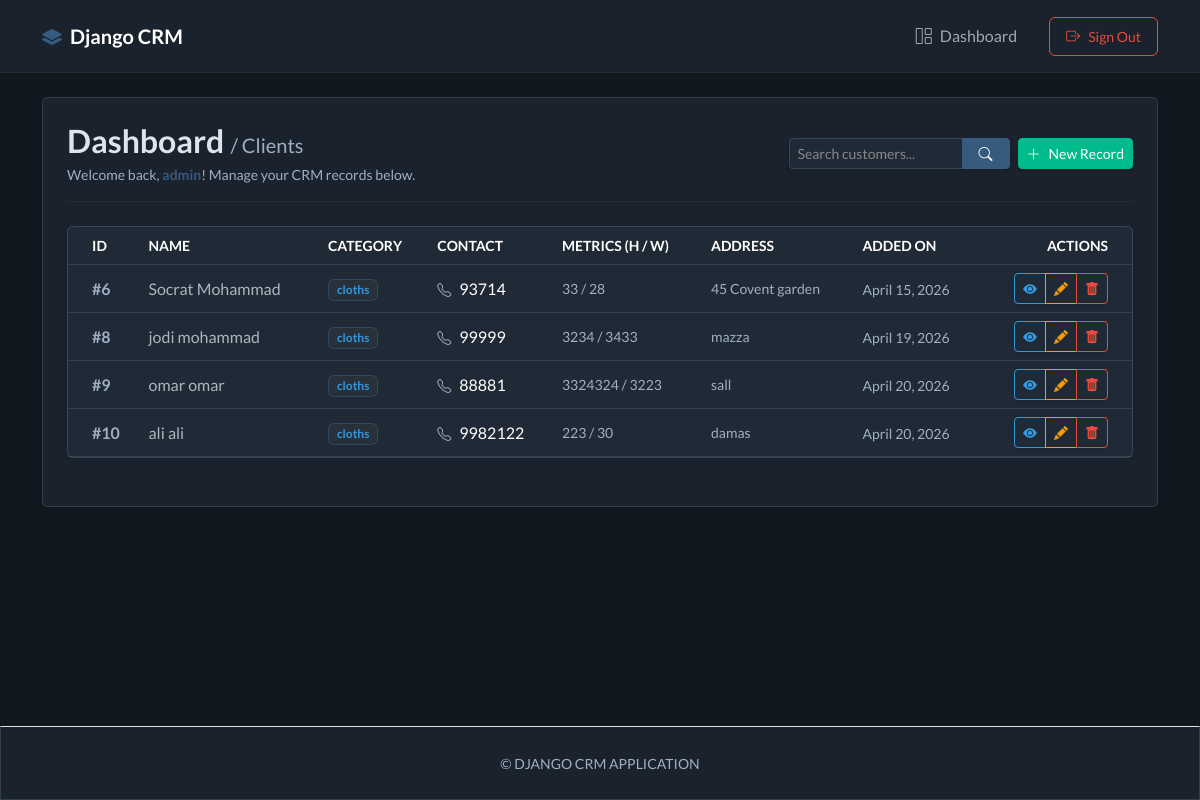
The app's page /search/ (signed in) with its own data.
### webapp/models.py (models this page shows, shortened)
class Record(models.Model):
    user = models.ForeignKey(User, on_delete=models.CASCADE, null=True, blank=True)
    first_name = models.CharField(max_length=250)
    last_name = models.CharField(max_length=250)
    Category = models.ForeignKey(Category, on_delete=models.CASCADE)
    phone= models.IntegerField()
    tall = models.IntegerField()
    wedight = models.IntegerField()
    address = models.CharField(max_length=500)
    create_at = models.DateField(auto_now_add=True)

class Category(models.Model):
    name = models.CharField(max_length=250)
    create_at = models.DateTimeField(auto_now_add=True)
    def __str__(self):
        return self.name

### webapp/views.py (the view)
# urls.py: path('search/', views.search_records, name='search_records'),
def search_records(request):
    query = request.GET.get('q')
    if query:
        records = Record.objects.filter(
            Q(first_name__icontains=query) |
            Q(last_name__icontains=query)
        )
    else:
        records = Record.objects.all()
    context = {
        'records': records
    }
    return render(request, 'web/dashboard.html', context)

### templates/web/dashboard.html (shortened to what this page needs)
{% extends "base.html" %}
{% block content %}
<div class="d-flex flex-column flex-md-row justify-content-between align-items-md-center mb-4 border-bottom border-secondary border-opacity-25 pb-3 gap-3">
    <div>
        <h2 class="h3 mb-0 fw-bold">Dashboard <span class="text-soft fs-5 fw-normal">/ Clients</span></h2>
        <p class="text-soft mb-0 mt-1 small">Welcome back, <b class="text-primary">{{ user }}</b>! Manage your CRM records below.</p>
    </div>
    <div class="d-flex gap-2 align-items-center">
        <form method="GET" action="{% url 'search_records' %}" class="d-flex m-0 shadow-sm">
            <div class="input-group input-group-sm">
                <input type="text" name="q" value="{{ request.GET.q }}" placeholder="Search customers..." class="form-control crm-surface-soft text-light border-secondary border-opacity-50">
                <button type="submit" class="btn btn-primary px-3">
                    <i class="bi bi-search"></i>
                </button>
            </div>
        </form>
        <a href="{% url 'createrecord' %}" class="btn btn-success btn-sm d-flex align-items-center gap-2 shadow-sm text-nowrap">
            <i class="bi bi-plus-lg"></i> New Record
        </a>
    </div>
</div>
<div class="card shadow-sm border-secondary border-opacity-25 crm-surface-soft mb-4">
    <div class="table-responsive">
        <table class="table table-hover align-middle mb-0 text-nowrap crm-table">
            <thead class="table-dark text-uppercase small text-muted">
                <tr>
                    <th scope="col" class="ps-4">ID</th>
                    <th scope="col">Name</th>
                    <th scope="col">Category</th>
                    <th scope="col">Contact</th>
                    <th scope="col">Metrics (H / W)</th>
                    <th scope="col">Address</th>
                    <th scope="col">Added On</th>
                    <th scope="col" class="text-end pe-4">Actions</th>
                </tr>
            </thead>
            <tbody>
                {% if records %}
                    {% for record in records %}
                        <tr class="crm-table-row">
                            <td class="ps-4 text-soft fw-bold">#{{ record.id }}</td>
                            <td class="fw-medium text-light">{{ record.first_name }} {{ record.last_name }}</td>
                            <td>
                                <span class="badge bg-secondary bg-opacity-25 text-info border border-info border-opacity-25 px-2 py-1">
                                    {{ record.Category }}
                                </span>
                            </td>
                            <td><i class="bi bi-telephone text-soft me-2 small"></i>{{ record.phone }}</td>
                            <td class="text-soft small">{{ record.tall }} / {{ record.wedight }}</td>
                            <td class="text-truncate text-soft small" style="max-width: 150px;" title="{{ record.address }}">
                                {{ record.address }}
                            </td>
                            <td><small class="text-soft">{{ record.create_at }}</small></td>
                            <td class="text-end pe-4">
                                <div class="btn-group btn-group-sm shadow-sm" role="group">
                                    <a href="{% url 'view_record' record.id %}" class="btn btn-outline-info btn-action-view" title="View details">
                                        <i class="bi bi-eye-fill"></i>
                                    </a>
                                    <a href="{% url 'update_record' record.id %}" class="btn btn-outline-warning btn-action-edit" title="Edit record">
                                        <i class="bi bi-pencil-fill"></i>
                                    </a>
                                    <a href="{% url 'delete_record' record.id %}" class="btn btn-outline-danger btn-action-delete" title="Delete record">
                                        <i class="bi bi-trash-fill"></i>
                                    </a>
                                </div>
                            </td>
                        </tr>
                    {% endfor %}
                {% endif %}
            </tbody>
        </table>
    </div>
</div>
{% endblock %}

### templates/base.html (style rules this page uses)
:root { --crm-bg: #121820; --crm-surface: #19222d; --crm-surface-soft: #1f2a36; --crm-border: rgba(146, 164, 182, 0.22); --crm-text-soft: #9eb0c2; }
body { background: var(--crm-bg); color: #dce5ee; }
.crm-surface-soft { background: var(--crm-surface-soft); border-color: var(--crm-border) !important; }
.text-soft { color: var(--crm-text-soft) !important; }
.btn { transition: transform 250ms ease, box-shadow 250ms ease, background-color 250ms ease, border-color 250ms ease; }

### templates/web/dashboard.html (style rules this page uses)
.crm-table > :not(caption) > * > * { border-color: rgba(146, 164, 182, 0.18); background: transparent; }
.crm-table-row { opacity: 0; transform: translateY(8px); animation: tableRowFadeUp 350ms ease-out forwards; }
.crm-table-row { animation-delay: var(--row-delay, 0ms); }

### records on screen
Record: id "6", first_name "Socrat", last_name "Mohammad", Category "cloths", phone "93714", tall "33", wedight "28", address "45 Covent garden", create_at "April 15, 2026"
Record: id "8", first_name "jodi", last_name "mohammad", Category "cloths", phone "99999", tall "3234", wedight "3433", address "mazza", create_at "April 19, 2026"
Record: id "9", first_name "omar", last_name "omar", Category "cloths", phone "88881", tall "3324324", wedight "3223", address "sall", create_at "April 20, 2026"
Record: id "10", first_name "ali", last_name "ali", Category "cloths", phone "9982122", tall "223", wedight "30", address "damas", create_at "April 20, 2026"

### other values on screen
{{ user }} "admin"
